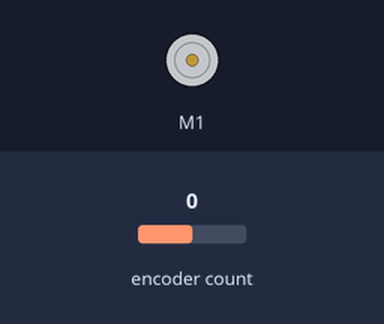
Recording of a sketch running on a simulated Arduino Uno, built with avr-gcc and run on an emulated ATmega328P. Shown: DC motor (green arrow = forward, orange = backward, longer = faster). The test bench sets the inputs (shaded band); at power-on: encoder count 0. What the sketch prints to the serial monitor is not drawn.

Above: at 0.1 s.
Timing chart, 0 to 1.6 s (numbered marks = the images above):
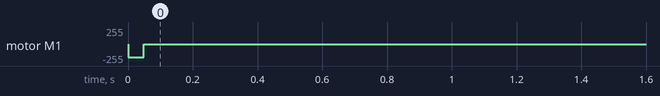

The sketch:

encoder_interrupt_test.ino
```cpp
#include <AFMotor.h>
#include <Encoder.h>

AF_DCMotor motor(1, MOTOR12_64KHZ); //registers motor pin and sets the pwm freq
volatile long enc_count = 0;
int dir = BACKWARD;
int pos = 12;
int new_pos = 5000;
int i = 0;
int end_pos = 0;

Encoder myEnc(2, 14);

void setup() {
  // all your normal setup code
  Serial.begin(9600);
  home_motor(dir);
  get_carriage_length();
}

void home_motor(int dir) {
  motor.setSpeed(200);
  //motor.run(FORWARD);
  //delay(1000);
  while (new_pos != pos) {
    motor.run(dir);

    i++;
    if (i % 10 == 0) {
      pos = new_pos;
      new_pos = myEnc.read();
    }

//    Serial.print("i: ");
//    Serial.println(i);
//    Serial.print("POS: ");
    Serial.println(pos);
//    Serial.print("nPOS: ");
//    Serial.println(new_pos);
  }
  //pos = myEnc.read();

  motor.run(RELEASE);
  Serial.println("HOME!!");
  myEnc.write(0);
  Serial.println(myEnc.read());
}

void get_carriage_length(){
  motor.setSpeed(200);
  pos = 2323;
  while (new_pos != pos) {
    motor.run(FORWARD);
    i++;

    if (i % 10 == 0) {
      pos = new_pos;
      new_pos = myEnc.read();
    }

   /* Serial.print("i: ");
    Serial.println(i);
    Serial.print("POS: ");
    Serial.println(pos);
    Serial.print("nPOS: ");
    Serial.println(new_pos);*/
  }

  motor.run(RELEASE);
  Serial.println("END!!");
  end_pos = new_pos;

  while (myEnc.read() > 0){
    motor.setSpeed(200);
    motor.run(BACKWARD);
    //Serial.println(myEnc.read());
  }

  motor.run(RELEASE);
  Serial.println("HOME AGAIN!!");
  Serial.print("Carriage Length: ");
  Serial.println(end_pos);
}

void loop() {
  // put your main code here, to run repeatedly:
  //home_motor();
  //Serial.println(myEnc.read());


}
```
